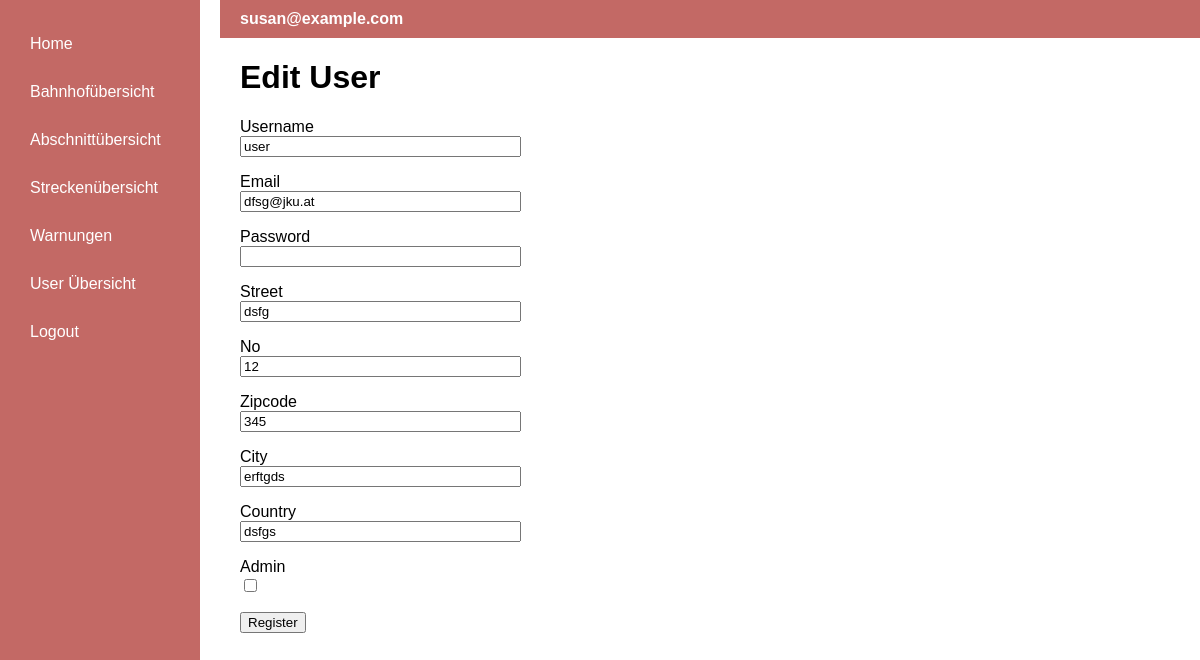
Before: /userEdit/2 (signed in) with the older database file.
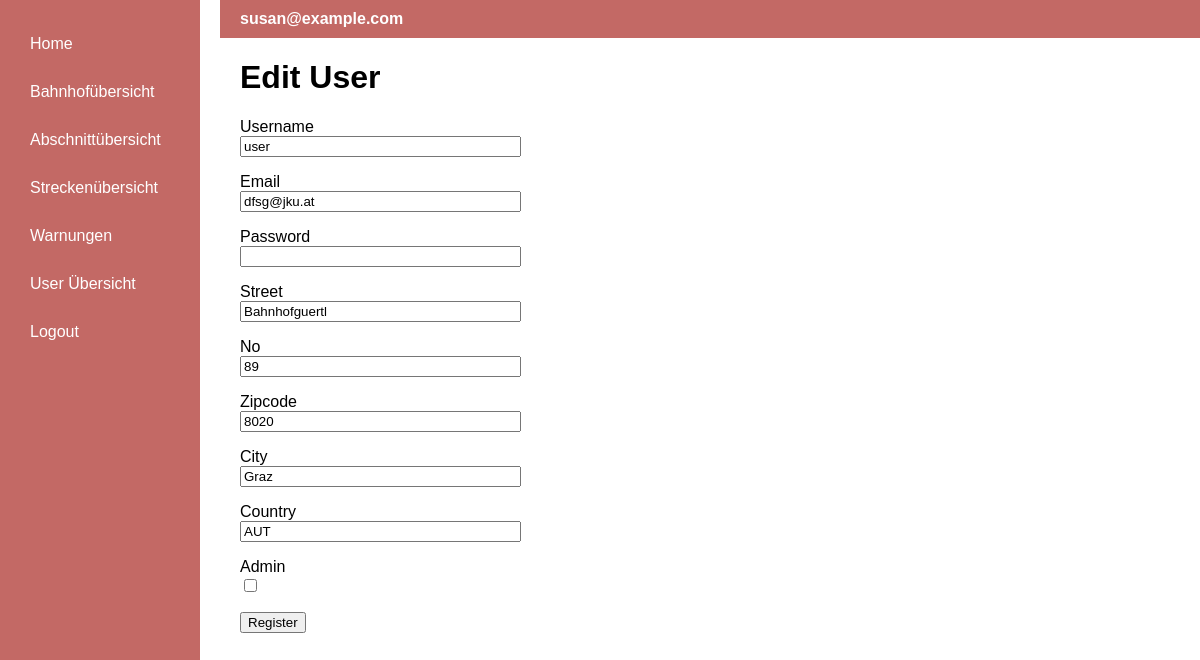
After: the same page with the newer database file.
### app/models.py (models this page shows)
class Address(db.Model):
    id = db.Column(db.Integer, primary_key=True, autoincrement=True)
    street = db.Column(db.String(140))
    no = db.Column(db.Integer)
    zipcode = db.Column(db.Integer)
    city = db.Column(db.String(140))
    country = db.Column(db.String(140))

### app/routes.py (the view, shortened to what this page needs)
@app.route('/userEdit/<user_id>', methods=['GET', 'POST'])
@login_required
def userEdit(user_id):
    user = User.query.get(user_id)
    address = Address.query.get(user.address_id)
    form = UserForm(obj=user)
    form.street.data = address.street
    form.no.data = address.no
    form.zipcode.data = address.zipcode
    form.city.data = address.city
    form.country.data = address.country
    return render_template('userEdit.html', title='Edit User', form=form)

### app/forms.py
class UserForm(FlaskForm):
    username = StringField('Username', validators=[DataRequired()])
    email = StringField('Email', validators=[DataRequired(), Email()])
    password = PasswordField('Password', validators=[DataRequired()])
    street = StringField('Street', validators=[DataRequired()])
    no = StringField('No', validators=[DataRequired()])
    zipcode = StringField('Zipcode', validators=[DataRequired()])
    city = StringField('City', validators=[DataRequired()])
    country = StringField('Country', validators=[DataRequired()])
    is_admin = BooleanField('Admin')
    submit = SubmitField('Register')

### app/models.py (called while the page is built)
@login.user_loader
def load_user(id):
    return db.session.get(User, int(id))

### app/templates/userEdit.html (shortened to what this page needs)
{% extends "base.html" %}
{% block content %}
    <h1>Edit User</h1>
    <form action="" method="post">
        <p>
            {{ form.username.label }}<br>
            {{ form.username(size=32) }}<br>
        </p>
        <p>
            {{ form.email.label }}<br>
            {{ form.email(size=32) }}<br>
        </p>
        <p>
            {{ form.password.label }}<br>
            {{ form.password(size=32) }}<br>
        </p>
        <p>
            {{ form.street.label }}<br>
            {{ form.street(size=32) }}<br>
        </p>
        <p>
            {{ form.no.label }}<br>
            {{ form.no(size=32) }}<br>
        </p>
        <p>
            {{ form.zipcode.label }}<br>
            {{ form.zipcode(size=32) }}<br>
        </p>
        <p>
            {{ form.city.label }}<br>
            {{ form.city(size=32) }}<br>
        </p>
        <p>
            {{ form.country.label }}<br>
            {{ form.country(size=32) }}<br>
        </p>
        <p>
            {{ form.is_admin.label }}<br>
            {{ form.is_admin() }}<br>
        </p>
        <p>{{ form.submit() }}</p>
    </form>
{% endblock %}

Changed rows visible on the page:
changed Address: street "dsfg" → "Bahnhofguertl"; no "12" → "89"; zipcode "345" → "8020"; city "erftgds" → "Graz"; country "dsfgs" → "AUT"
